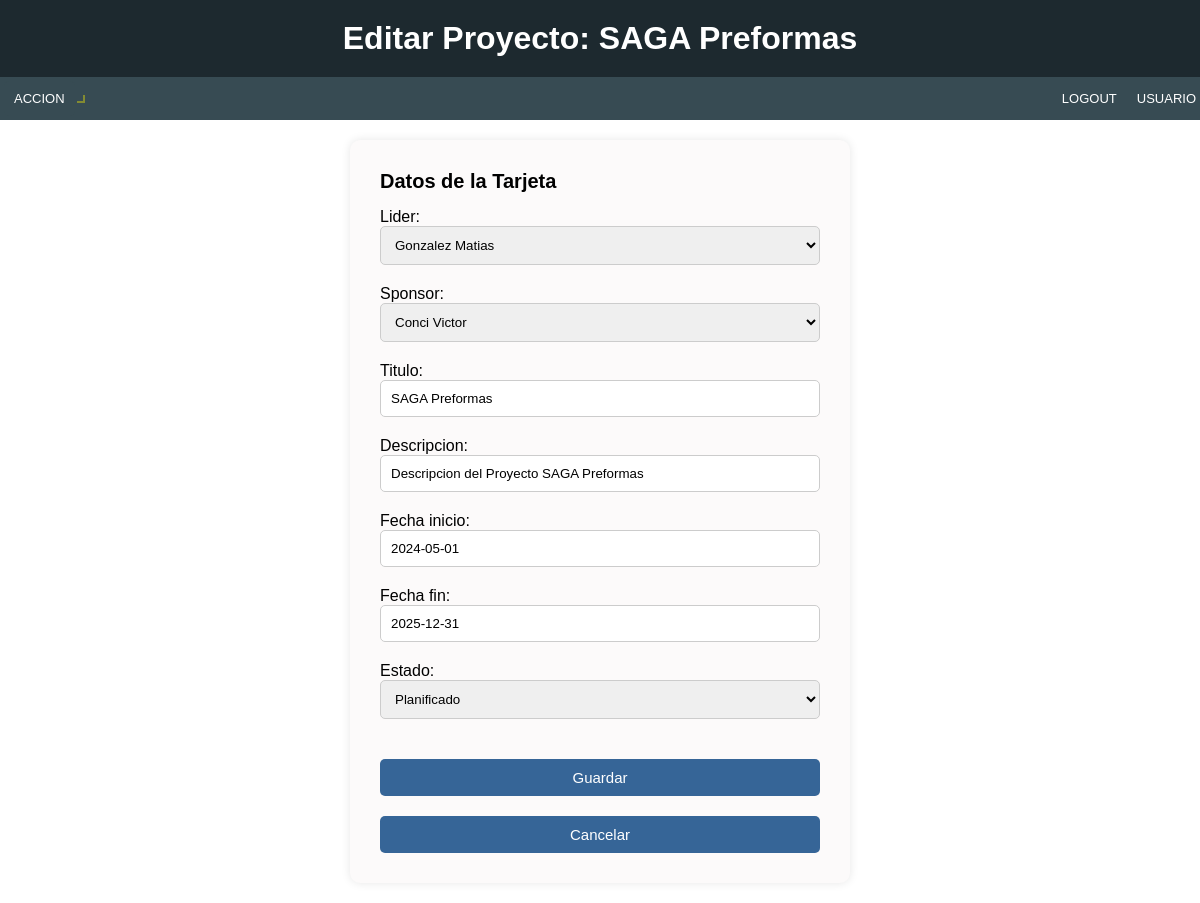
Screenshot of /Projects/cards/6/update/ with the database file from the repository.
### Projects/models.py (models this page shows, shortened)
class Tarjeta(models.Model):
    class Tipo(models.TextChoices):
        planificado = 'Planificado', 'Planificado'
        en_curso = 'En Curso', 'En Curso'
        finalizado = 'Finalizado', 'Finalizado'
    lider = models.ForeignKey(Lider, on_delete=models.CASCADE,related_name='tarjetas')
    sponsor = models.ForeignKey(Sponsor, on_delete=models.CASCADE,related_name='tarjetas')
    titulo = models.CharField(max_length=50)
    descripcion = models.CharField(max_length=200)
    fecha_inicio = models.DateField(default=datetime.now)
    fecha_fin = models.DateField(default=datetime.now)
    estado = models.CharField(
        max_length=11,
        choices=Tipo.choices,
        default=Tipo.planificado,
    )

### Projects/views.py (the view)
# urls.py: path("cards/<int:pk>/update/", TarjetaUpdateView.as_view(), name="update_cards"),
class TarjetaUpdateView(UpdateView):
    model = Tarjeta
    template_name = "Projects/cards/edit_cards.html"
    context_object_name = "TARJETAS"
    fields = ["lider", "sponsor", "titulo", "descripcion", "fecha_inicio", "fecha_fin", "estado"]
    success_url = reverse_lazy("list_cards")

### Projects/models.py (called while the page is built)
    def __str__(self):
        return f"{self.nombre}"

    def __str__(self):
        return f"{self.nombre}"

### Projects/templates/Projects/cards/edit_cards.html (shortened to what this page needs)
{% extends 'Projects/base.html' %} {% load static %}  {% block h1 %}
<h1>Editar Proyecto: {{ TARJETAS.titulo }}</h1>
{% endblock %} {% block nav %}
<link
  rel="stylesheet"
  href="{% static 'Projects/css/styles_form_create.css' %}"
/>
<div class="left-menu">
  <div class="dropdown">
    <button class="dropbtn">ACCION</button>
  </div>
</div>
<div class="right-menu">
  <ul>
    <li><a href="">LOGOUT</a></li>
  </ul>
  <ul>
    <li><a href="">USUARIO</a></li>
  </ul>
</div>
{% endblock %} {% block content %}
<div class="form-container">
  <form method="post">
    <div class="container">
      <div class="row">
        <div class="card-header">Datos de la Tarjeta</div>
        <div class="card-body">
          {{ form.as_p }}
          <button type="submit" class="btn btn-primary">Guardar</button>
          <a href="{% url 'detail_cards' TARJETAS.id %}">Cancelar</a>
        </div>
      </div>
    </div>
  </form>
</div>
{% endblock %}

### Projects/static/Projects/css/styles_title.css (style rules this page uses)
* { margin: 0; padding: 0; box-sizing: border-box; }
.left-menu { display: flex; }
.right-menu { display: flex; }
nav ul { list-style-type: none; display: flex; justify-content: flex-end; font-size: 13px; }
nav li { margin-left: 20px; cursor: pointer; }
nav a { color: #fff; text-decoration: none; }
.dropdown { position: relative; display: inline-block; }
.left-menu .dropdown { margin-right: 12px; }
.dropbtn { background-color: #374b53; color: #fff; padding: 10px; font-size: 13px; border: none; cursor: pointer; border-radius: 5px; transition: background-color 0.3s ease-in-out; position: relative; }
.dropbtn::after { content: ""; position: absolute; top: 50%; right: -10px; transform: translateY(-50%); border: solid rgb(131, 139, 50); border-width: 0 2px 2px 0; display: inline-block; padding: 3px; transition: transform 0.3s ease-in-out; }

### Projects/static/Projects/css/styles_form_create.css (style rules this page uses)
* { font-family: sans-serif; }
.form-container { margin: 20px auto; max-width: 500px; padding: 30px; background-color: #fcfafa; border-radius: 10px; box-shadow: 0 0 10px rgba(0, 0, 0, 0.1); }
form { display: flex; flex-direction: column; }
.card-header { margin-bottom: 15px; font-weight: bold; font-size: 20px; }
form input[type="text"], form textarea, form select { margin-bottom: 20px; padding: 10px; border: 1px solid #ccc; border-radius: 5px; transition: border-color 0.3s; width: 100%; box-sizing: border-box; }
form button[type="submit"], .card-body a { margin-top: 20px; padding: 10px 20px; background-color: #366597; color: #fff; font-size: 15px; border: none; border-radius: 5px; cursor: pointer; transition: background-color 0.3s; text-decoration: none; width: 100%; display: inline-block; text-align: center; }

### rows the page displays
Tarjeta: titulo "SAGA Preformas", lider "Gonzalez Matias", sponsor "Conci Victor", descripcion "Descripcion del Proyecto SAGA Preformas", fecha_inicio "2024-05-01", fecha_fin "2025-12-31", estado "Planificado"
